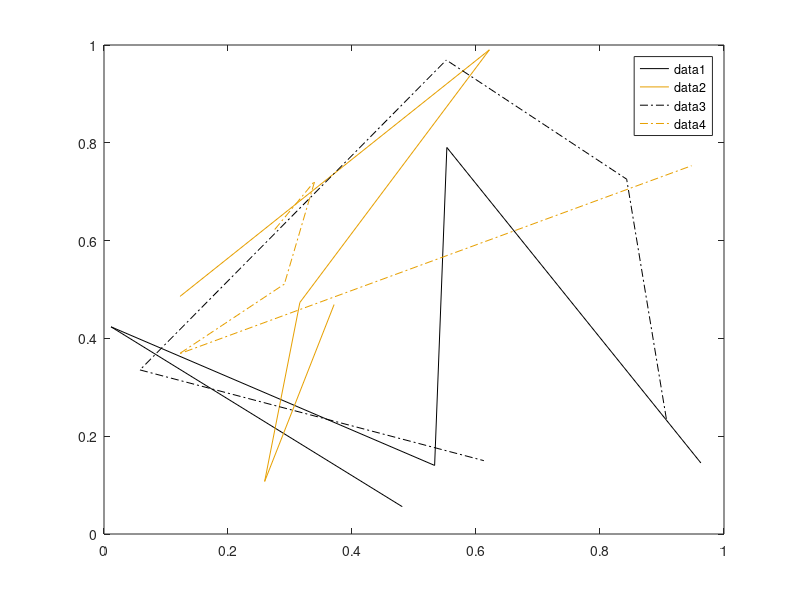

MATLAB code for this plot:
close all
newcolors = [0 0 0;... % black
            230 159 0;... %red
            86 180 233;... %dark blue
            0 158 115;... %dark green
            240 228 66;...   %brown
            0 114 178;...
            255 50 0;...
            204 121 167]./255; %orange;
set(0,'DefaultAxesColorOrder',newcolors(1:2,:))
set(0,'DefaultAxesLineStyleOrder','-|-.')
%set(0,'DefaultAxesColorOrder',[1 0 0;0 1 0; 0 0 1])
f = figure(1);
%colororder(newcolors)
hold off
for i = 1:4
    plot(rand(1,5),rand(1,5)) 
    hold on
end
   
legend()
